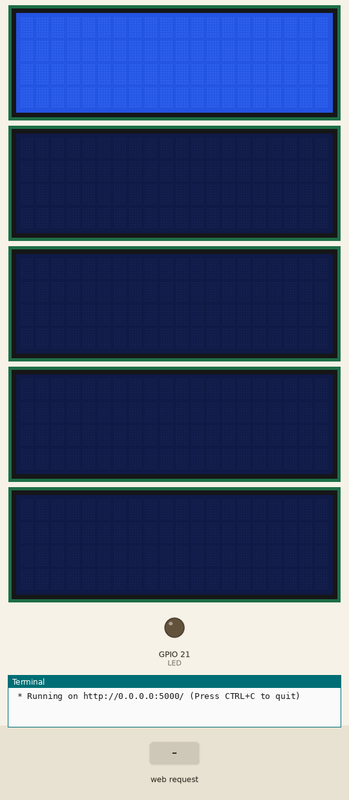
This program was run on a simulated Raspberry Pi (BCM pin numbers). Parts: 5 × 20×4 character LCD, output pins drawn as LEDs (lit = HIGH), the last lines printed to the terminal. The test bench sets the inputs (shaded band). The clock reads 2024-03-15 10:24:30 at power-on unless the program sets it.

Above: at 1.2 s.
1.3 s: HTTP request for /lcd/1 received
At 1.7 s:
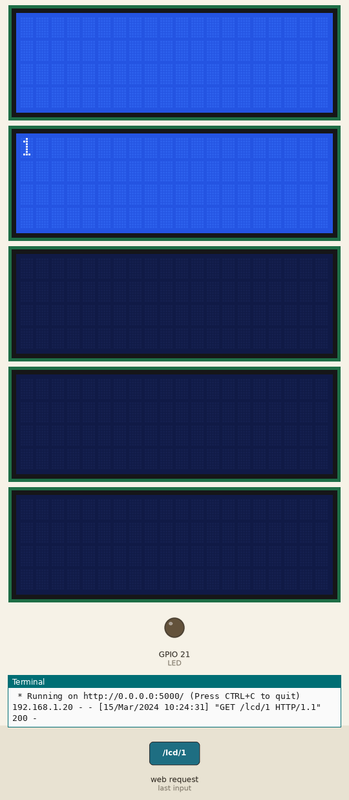
2.8 s: HTTP request for /lcd/1 received
At 4.0 s:
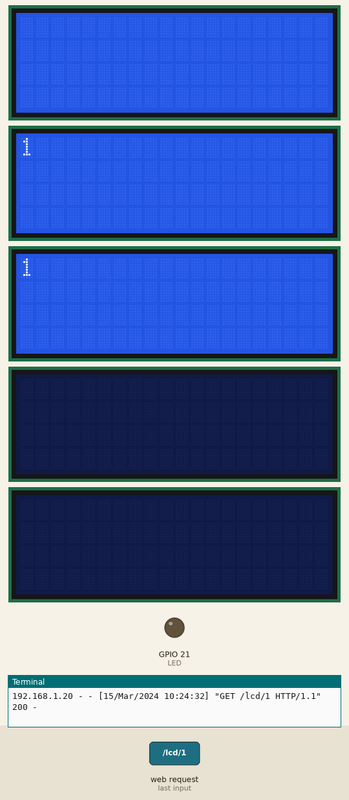
4.3 s: HTTP request for /led/on received
At 5.3 s:
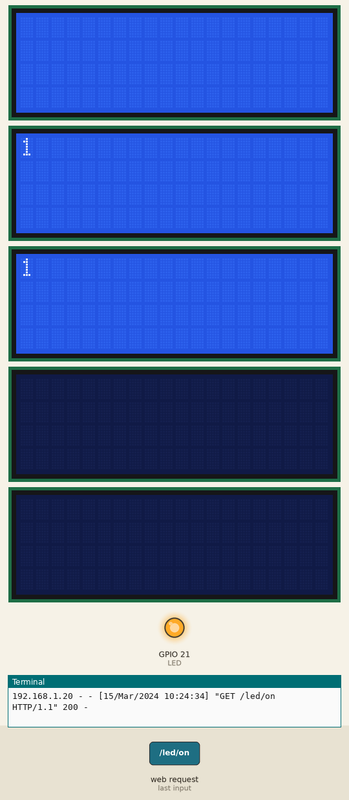
5.8 s: HTTP request for /lcd/1 received
At 6.3 s:
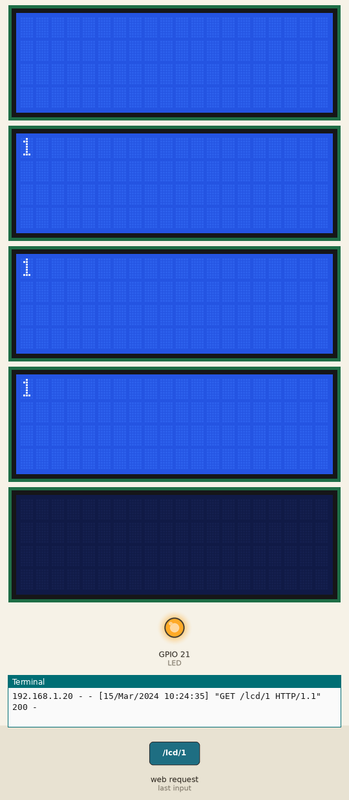
7.3 s: HTTP request for /led/off received
At 7.6 s:
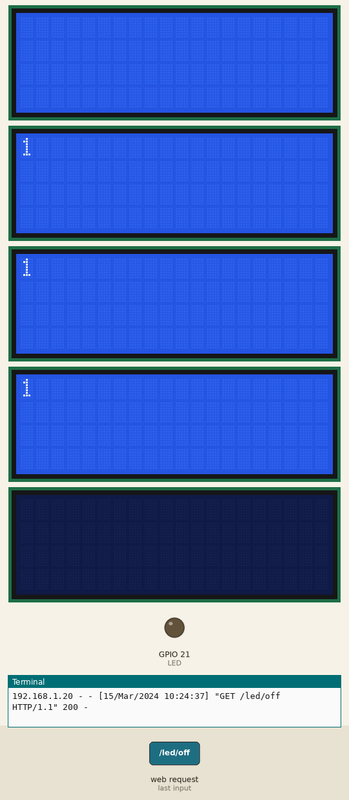
8.8 s: HTTP request for /lcd/1 received
At 9.8 s:
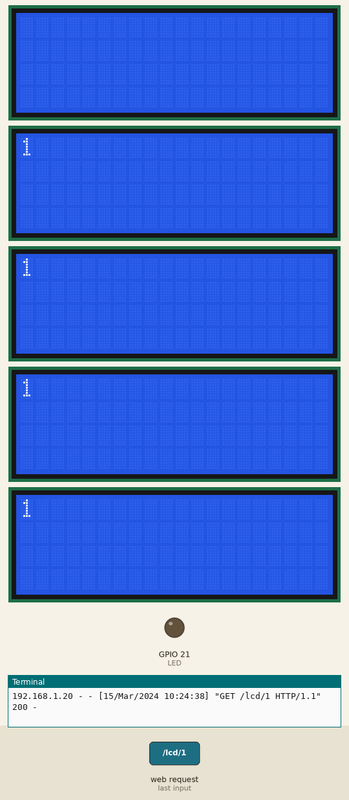
Timing chart, 0 to 11.3 s (numbered marks = the images above; inputs shaded):
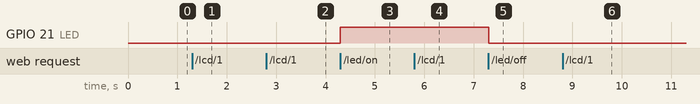

Measured:
- after the input at 4.3 s, GPIO 21 (LED): LOW → HIGH at once
- after the input at 7.3 s, GPIO 21 (LED): HIGH → LOW at once

The program:

app_start.py
```python
from flask import Flask

from RPLCD.i2c import CharLCD
import RPi.GPIO as GPIO
import time

LED = 21

lcd = CharLCD('PCF8574', 0x27)
lcd.clear()

app = Flask(__name__)

@app.route("/")
def helloworld():
    return "Hello World!"

@app.route("/lcd/<text>")
def lcd(text):

    lcd = CharLCD('PCF8574', 0x27)
    lcd.cursor_pos=(0,0)
    lcd.write_string(text)
    lcd.write_string("                ")
    return "TEXT {}".format(text)

@app.route("/led/on")
def led_on():
    GPIO.output(LED, GPIO.HIGH)

    return "LED ON"

@app.route("/led/off")
def led_off():
    GPIO.output(LED, GPIO.LOW)
    return "LED OFF"

if __name__ == "__main__":
    # Flask Server Start
    GPIO.setmode(GPIO.BCM)
    GPIO.setup(LED, GPIO.OUT)

    try:
        app.run(host="0.0.0.0")
    finally:
        GPIO.cleanup()
    
```
